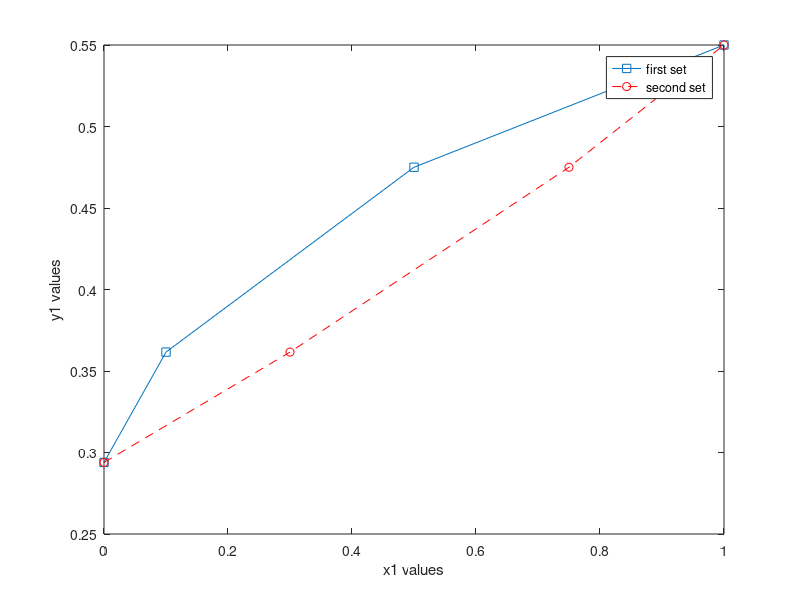

Source code (MATLAB):
% Script that plots data with squares

% using a matrix makes it easy to enter tabular data
% first column is x, second y, third Pressure
% using tabs can make it easy to enter data
% set tab length in 'File>Preferences'
xyPData = [
    0   0    0.2939;
    0.1 0.3 0.3616;
    0.5 0.75 0.475;
    1   1    0.55;];

% enter 'help plot' in the command window for a quick overview of codes for lines and symbols.
% common marker options, 'o', 's', '^', 'v'; see 'help plot'
plot(xyPData(:,1),xyPData(:,3),'-s')
hold on % hold to add a second data set
plot(xyPData(:,2),xyPData(:,3),'--ro')
hold off
xlabel('x1 values')
ylabel('y1 values')
% put legend in the best location
legend('first set','second set', 'Location', 'Best')
